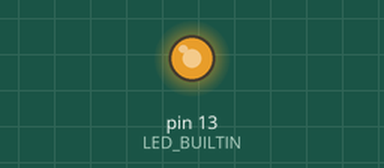
Simulated run of this sketch. Board: Arduino Uno, built with avr-gcc and run on an emulated ATmega328P. Parts: output pins drawn as LEDs (lit = HIGH).

Above: at 0.1 s.
Timing chart, 0 to 1.6 s (numbered marks = the images above):
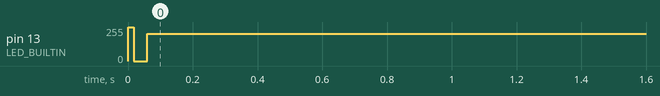

Measured:
- by itself, pin 13 (LED_BUILTIN): 0/255 → 204/255 at 0.00 s

The sketch:

Fade.ino
```cpp
void setup() {
  // initialize digital pin LED_BUILTIN as an output.
  pinMode(LED_BUILTIN, OUTPUT);
}
int duty = 90;

void dimmer (int freq, int duty){
  int period, onTime, offTime;
  period = 1000 / freq;
  onTime = period * duty/100;
  offTime = period - onTime;
  digitalWrite(LED_BUILTIN,HIGH);
  delay(onTime);
  digitalWrite(LED_BUILTIN,LOW);
  delay(offTime);

}

// the loop function runs over and over again forever
void loop() {
  dimmer(100, duty); //100Hz frequency, duty is changing lower and higher

  if(duty == 90){
    duty--;
  }
  if(duty == 0){
    duty++;
  }
}
```
